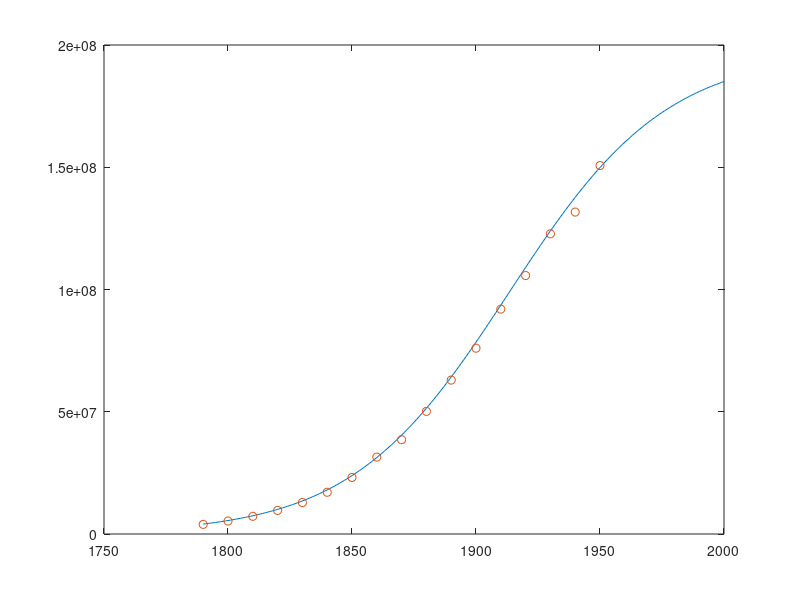
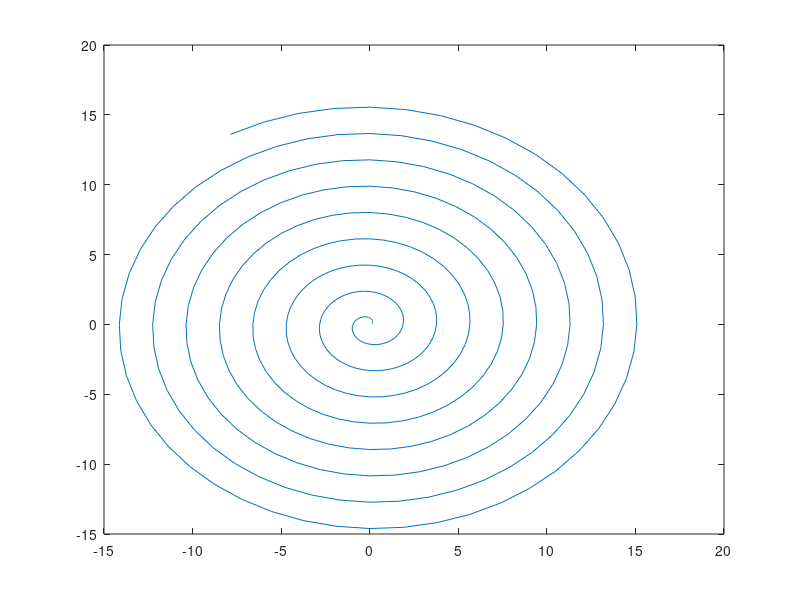
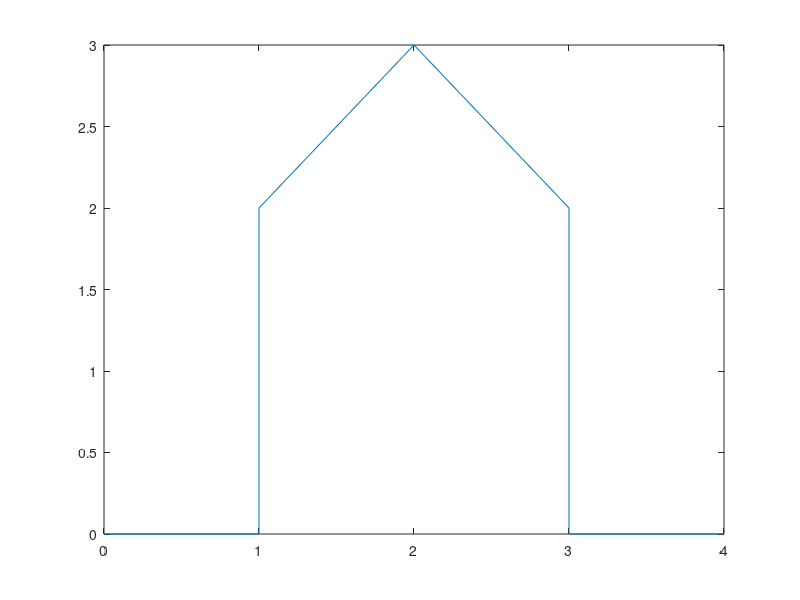

MATLAB code to generate these figures, in order:
% My solutions to HW due 03/06
% Problems 2.18, 23, 9.1, 9.2, and 9.2
% Jessica Kintner, posting to web page 3/13
% Some plots are not the prettiest, but they all work
%
% 2.18 pp78
%
a = 0;
x =0;
i=1;
for m = 1:4
    a = a+i;
    x = x+i/a;
end
disp([a x])
% 
% vectorized
%
avec = 1:4;
xvec = 1./avec;
sum(xvec)
%
%
% Prob 2.23
%
dep = 50;
rate = .01;
bal = 0;
for m = 1:12
    bal = (bal + dep)*(1+rate);
end
disp(bal)
%
%
% Problem 9.1 p 223
%
t = 1790:2000;
p = 197273000./(1 + exp(-.03134.*(t - 1913.25)));
t2 = 1790:10:1950;
pData = [3929, 5308, 7240, 9638, 12866, 17069, 23129, 31443, 38558, 50156, 62948, 75995, 91972, 105711, 122775, 131669, 150697];
pData = 1000*pData;
%
figure(1)
plot(t, p)
hold on
%axis manual
plot(t2, pData, 'o')
hold off
%
%
% Problem 9.2 Archimedes spiral
%
a = .3;  
theta = 30*pi/180:pi/24:3000*pi/180;
r = a.*theta;
x = r.*cos(theta);
y = r.*sin(theta);
%
figure(2)
plot(x,y)


%
% Problem 9.2 from p 198
%
% I'm probably cheating here, they probably want me to set the axes
figure(3)
plot([0 1 1 2 3 3 4], [0 0 2 3 2 0 0])
